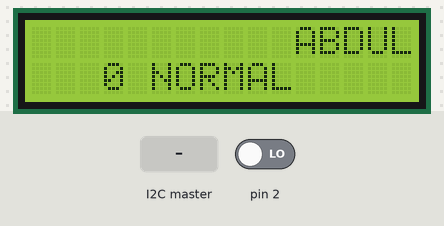
Bench run of a sketch on a simulated Arduino Uno, built with avr-gcc and run on an emulated ATmega328P. Shown: 16×2 character LCD. Inputs (shaded band) come from the test bench; at power-on: pin 2 LOW.

Above: at 1.2 s.
1.3 s: pin 2 driven HIGH
At 1.41 s:
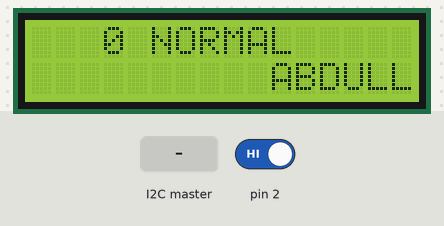
3.4 s: the I2C master sends the byte 90
At 3.68 s:
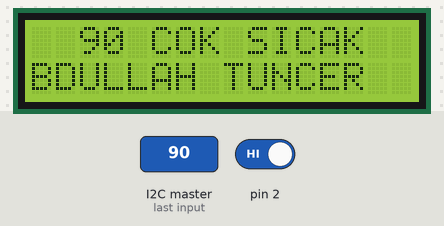
5.7 s: the I2C master sends the byte 1
At 5.94 s:
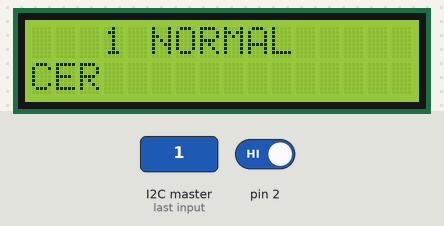
7.7 s: the I2C master sends the byte 200
At 7.81 s:
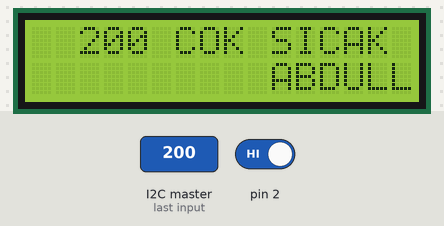
9.8 s: the I2C master sends the byte 0
At 10.08 s:
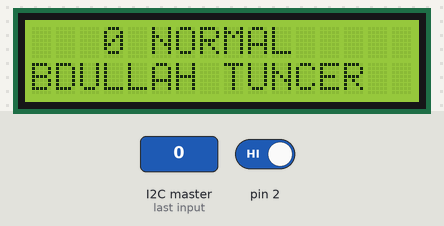
12.1 s: the I2C master sends the byte 90
At 12.34 s:
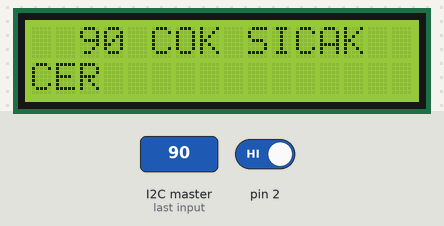

The sketch:

SLAVE.ino
```cpp
#include <Wire.h>
#include <LiquidCrystal.h>

//lcd ekran
const int rs= 13, en= 12, d4= 11, d5= 10, d6= 9, d7= 8;
LiquidCrystal lcd(rs, en, d4, d5, d6, d7);

int sicaklik;
int satir = 0;                    // İsim başlangıçta ilk satırda
int boslukEkle = 1;               // Başlangıçta string değere 16 boşluk ekler
String yazi;                      // Kayan yazı

void setup() {
  Wire.begin(1);                  // Haberleşme 1 adresinden başlatıldı
  Wire.onRequest(istekVeri);      // Veri istendiğinde
  Wire.onReceive(gelenVeri);      // Veri geldiğinde
  Serial.begin(9600);

  //lcd ayarları
  lcd.begin(16,2);
  lcd.setCursor(0,0);

  // 2. pine basılınca butonKesme fonksiyonu çalışır
  attachInterrupt(digitalPinToInterrupt(2), butonKesme, RISING);
}

// Kesme fonksiyonu
void butonKesme(){
  if(satir == 0)      satir= 1;
  else if(satir == 1) satir= 0;
}

// İsmin soldan sağa kaymasını sağlayan fonksiyon
void kayanYazi(String isim){

  // Kayacak yazıyı hazırlama
  if(boslukEkle == 1){
    yazi= String("                "+isim);
    boslukEkle=0;
  }
  else{
    // Yazı yazdırılır
    yazi.remove(0,1);
    lcd.setCursor(0,satir);
    lcd.print(yazi);

    // Yazı bittiğinde sıfırlanması için değeri 1 yapar
    if(yazi.length() == 1) boslukEkle=1;
  }
}

// Sıcaklık değerlerini yazdıran fonksiyon
void sicaklikYazdir(){
  // Sıcaklık değerinin bulunacağı satır
  int sicaklikSatir;
  if(satir == 0) sicaklikSatir= 1;
  else sicaklikSatir=0;

  // Sıcaklık değer ve durumu yazdırma
  lcd.setCursor(0, sicaklikSatir);
  if(sicaklik > 30) lcd.print("  " + String(sicaklik) + " COK SICAK");
  else if(sicaklik >= 25 && sicaklik <= 30) lcd.print("    " + String(sicaklik) + " SICAK");
  else if(sicaklik < 25) lcd.print("   " + String(sicaklik) + " NORMAL");
}

void loop() {
  kayanYazi("ABDULLAH TUNCER");
  sicaklikYazdir();
  delay(200);
  lcd.clear();
}

// Masterdan gelen veriler
void gelenVeri(int veri){
  while(Wire.available()){
    sicaklik= Wire.read();      // Gelen değeri atama
  }
}


void istekVeri(int veri){
}
```

Measured:
- after the input at 1.3 s, the display: changes at once (image 1)
- after the input at 3.4 s, the display: changes after 0.19 s (image 2)
- after the input at 5.7 s, the display: changes after 0.15 s (image 3)
- after the input at 7.7 s, the display: changes at once (image 4)
- after the input at 9.8 s, the display: changes after 0.19 s (image 5)
- after the input at 12.1 s, the display: changes after 0.14 s (image 6)
